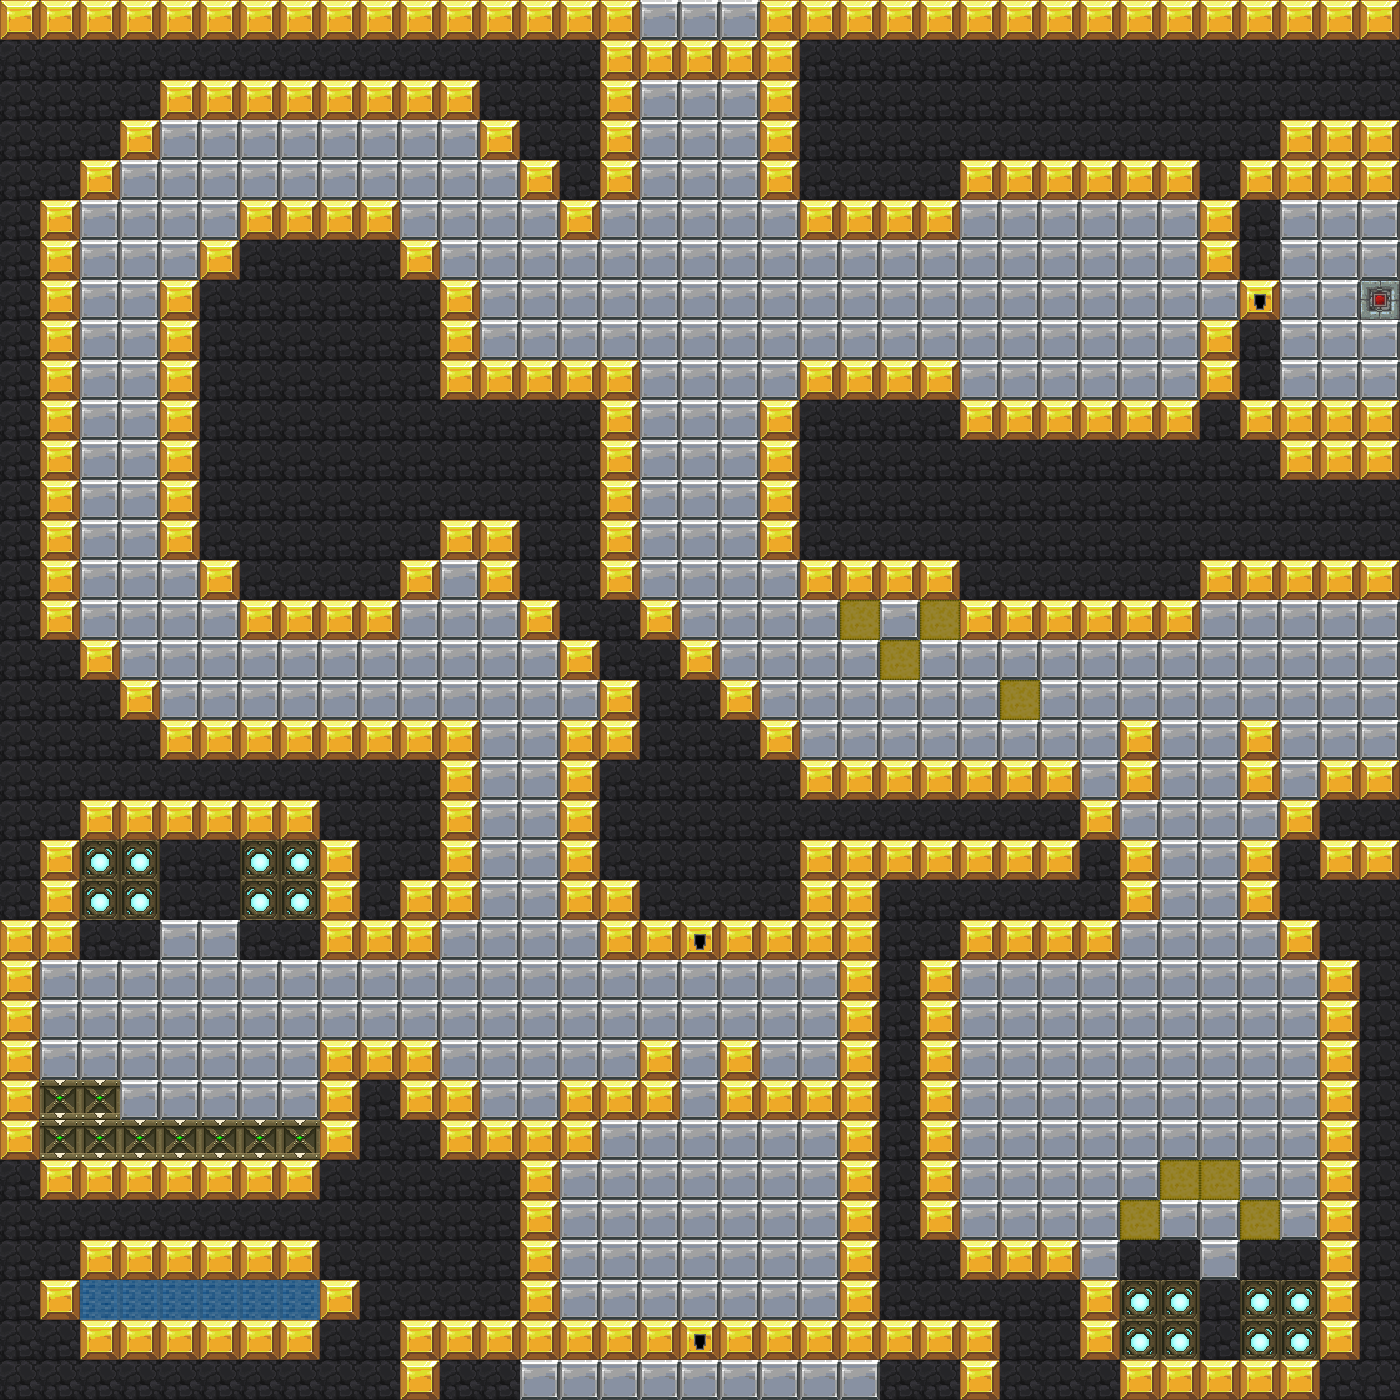

Tiled map render using the project's own tile images. Description and the map definition, with tile-layer contents summarised, below:
An orthogonal 35x35 tile map with 40x40 px tiles, 1 tile layer (Слой тайлов 1) and 31 objects (14x Tank, 10x Lava, 3x Shadow, 2x Heavy, Player, ...).

<map version="1.4" tiledversion="1.4.3" orientation="orthogonal" renderorder="right-down" width="35" height="35" tilewidth="40" tileheight="40" infinite="0" nextlayerid="3" nextobjectid="34">
 <tileset firstgid="1" source="tiles_map.tsx" />
 <layer id="1" name="Слой тайлов 1" width="35" height="35">
  <data>[1225 cells, 1225 non-empty, 9 distinct tile ids]</data>
 </layer>
 <objectgroup id="2" name="Слой объектов 1">
  <object id="1" name="Player" x="680" y="120" width="40" height="40">
   <properties>
    <property name="destination" value="" />
    <property name="rotate_hull" type="int" value="270" />
    <property name="rotate_turret" type="int" value="0" />
   </properties>
  </object>
  <object id="2" name="Tank" x="1160" y="240" width="40" height="40">
   <properties>
    <property name="destination" value="detect range(1, 14), range(4, 14)" />
    <property name="rotate_hull" type="int" value="90" />
    <property name="rotate_turret" type="int" value="0" />
   </properties>
  </object>
  <object id="3" name="Tank" x="240" y="1080" width="40" height="40">
   <properties>
    <property name="destination" value="detect range(11, 14), range(1, 3)" />
    <property name="rotate_hull" type="int" value="270" />
    <property name="rotate_turret" type="int" value="0" />
   </properties>
  </object>
  <object id="4" name="Tank" x="40" y="1000" width="40" height="40">
   <properties>
    <property name="destination" value="detect range(11, 14), range(1, 3)" />
    <property name="rotate_hull" type="int" value="270" />
    <property name="rotate_turret" type="int" value="0" />
   </properties>
  </object>
  <object id="5" name="Tank" x="1160" y="320" width="40" height="40">
   <properties>
    <property name="destination" value="detect range(11, 14), range(1, 3)" />
    <property name="rotate_hull" type="int" value="90" />
    <property name="rotate_turret" type="int" value="0" />
   </properties>
  </object>
  <object id="6" name="Tank" x="440" y="600" width="40" height="40">
   <properties>
    <property name="destination" value="detect range(11, 14), range(1, 3)" />
    <property name="rotate_hull" type="int" value="0" />
    <property name="rotate_turret" type="int" value="0" />
   </properties>
  </object>
  <object id="7" name="Lava" x="280" y="280" width="80" height="40" />
  <object id="8" name="Lava" x="240" y="320" width="160" height="200" />
  <object id="9" name="Lava" x="280" y="520" width="80" height="40" />
  <object id="10" name="Lava" x="640" y="880" width="160" height="40" />
  <object id="11" name="Lava" x="720" y="800" width="360" height="40" />
  <object id="12" name="Lava" x="680" y="840" width="120" height="40" />
  <object id="13" name="Lava" x="960" y="480" width="160" height="80" />
  <object id="14" name="Lava" x="800" y="440" width="160" height="80" />
  <object id="15" name="Lava" x="1120" y="440" width="160" height="80" />
  <object id="16" name="Lava" x="1280" y="480" width="120" height="40" />
  <object id="17" name="Shadow" x="440" y="1360" width="520" height="40" />
  <object id="18" name="Tank" x="1120" y="920" width="40" height="40">
   <properties>
    <property name="destination" value="self" />
    <property name="rotate_hull" type="int" value="270" />
    <property name="rotate_turret" type="int" value="0" />
   </properties>
  </object>
  <object id="19" name="Tank" x="1280" y="960" width="40" height="40">
   <properties>
    <property name="destination" value="self" />
    <property name="rotate_hull" type="int" value="90" />
    <property name="rotate_turret" type="int" value="0" />
   </properties>
  </object>
  <object id="20" name="Heavy" x="1160" y="1200" width="40" height="40">
   <properties>
    <property name="destination" value="self" />
    <property name="rotate_hull" type="int" value="0" />
    <property name="rotate_turret" type="int" value="0" />
   </properties>
  </object>
  <object id="21" name="Heavy" x="1200" y="1200" width="40" height="40">
   <properties>
    <property name="destination" value="self" />
    <property name="rotate_hull" type="int" value="0" />
    <property name="rotate_turret" type="int" value="0" />
   </properties>
  </object>
  <object id="22" name="Shadow" x="1120" y="1240" width="200" height="120" />
  <object id="23" name="Tank" x="1280" y="1040" width="40" height="40">
   <properties>
    <property name="destination" value="self" />
    <property name="rotate_hull" type="int" value="90" />
    <property name="rotate_turret" type="int" value="0" />
   </properties>
  </object>
  <object id="24" name="Tank" x="1280" y="1120" width="40" height="40">
   <properties>
    <property name="destination" value="self" />
    <property name="rotate_hull" type="int" value="90" />
    <property name="rotate_turret" type="int" value="0" />
   </properties>
  </object>
  <object id="25" name="Tank" x="960" y="1080" width="40" height="40">
   <properties>
    <property name="destination" value="self" />
    <property name="rotate_hull" type="int" value="270" />
    <property name="rotate_turret" type="int" value="0" />
   </properties>
  </object>
  <object id="26" name="Shadow" x="1360" y="600" width="40" height="160" />
  <object id="28" name="Tank" x="1040" y="680" width="40" height="40">
   <properties>
    <property name="destination" value="self" />
    <property name="rotate_hull" type="int" value="90" />
    <property name="rotate_turret" type="int" value="0" />
   </properties>
  </object>
  <object id="29" name="Tank" x="880" y="600" width="40" height="40">
   <properties>
    <property name="destination" value="self" />
    <property name="rotate_hull" type="int" value="180" />
    <property name="rotate_turret" type="int" value="0" />
   </properties>
  </object>
  <object id="31" name="Tank" x="960" y="1000" width="40" height="40">
   <properties>
    <property name="destination" value="self" />
    <property name="rotate_hull" type="int" value="270" />
    <property name="rotate_turret" type="int" value="0" />
   </properties>
  </object>
  <object id="32" name="Tank" x="960" y="1160" width="40" height="40">
   <properties>
    <property name="destination" value="self" />
    <property name="rotate_hull" type="int" value="270" />
    <property name="rotate_turret" type="int" value="0" />
   </properties>
  </object>
  <object id="33" name="Life_MapObject" x="680" y="480" width="40" height="40">
   <properties>
    <property name="respawn" type="bool" value="false" />
   </properties>
  </object>
 </objectgroup>
</map>
